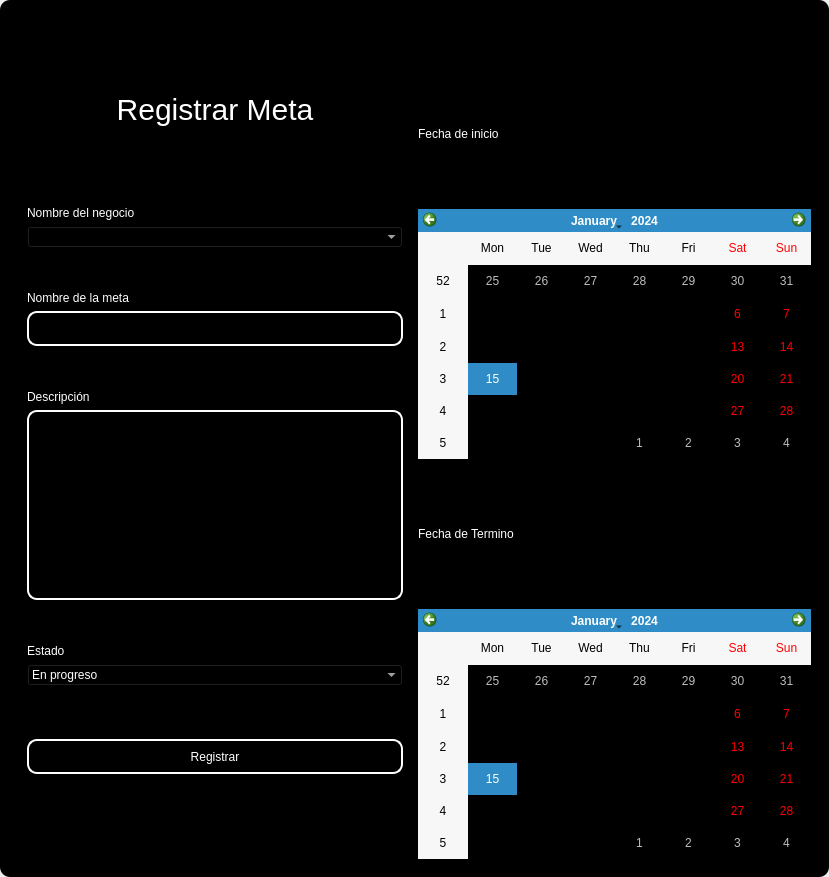
<?xml version="1.0" encoding="UTF-8"?>
<ui version="4.0">
 <class>MainWindow</class>
 <widget class="QMainWindow" name="MainWindow">
  <property name="geometry">
   <rect>
    <x>0</x>
    <y>0</y>
    <width>829</width>
    <height>877</height>
   </rect>
  </property>
  <property name="windowTitle">
   <string>MainWindow</string>
  </property>
  <property name="styleSheet">
   <string notr="true"/>
  </property>
  <widget class="QWidget" name="centralwidget">
   <property name="styleSheet">
    <string notr="true"/>
   </property>
   <layout class="QVBoxLayout" name="verticalLayout">
    <property name="spacing">
     <number>0</number>
    </property>
    <property name="leftMargin">
     <number>0</number>
    </property>
    <property name="topMargin">
     <number>0</number>
    </property>
    <property name="rightMargin">
     <number>0</number>
    </property>
    <property name="bottomMargin">
     <number>0</number>
    </property>
    <item>
     <widget class="QFrame" name="frame">
      <property name="enabled">
       <bool>true</bool>
      </property>
      <property name="styleSheet">
       <string notr="true">QFrame {
	border-radius:10px;
	background-color: rgb(0, 0, 0);
 }
</string>
      </property>
      <property name="frameShape">
       <enum>QFrame::StyledPanel</enum>
      </property>
      <property name="frameShadow">
       <enum>QFrame::Raised</enum>
      </property>
      <layout class="QVBoxLayout" name="verticalLayout_2">
       <item>
        <widget class="QFrame" name="frame_superior">
         <property name="minimumSize">
          <size>
           <width>0</width>
           <height>40</height>
          </size>
         </property>
         <property name="maximumSize">
          <size>
           <width>16777215</width>
           <height>40</height>
          </size>
         </property>
         <property name="styleSheet">
          <string notr="true">QPushButton{
border-radius:18px;
}

QPushButton:hover{
	background-color: rgb(0, 0, 0);
}
</string>
         </property>
         <property name="frameShape">
          <enum>QFrame::StyledPanel</enum>
         </property>
         <property name="frameShadow">
          <enum>QFrame::Raised</enum>
         </property>
         <layout class="QHBoxLayout" name="horizontalLayout_3">
          <property name="spacing">
           <number>4</number>
          </property>
          <property name="leftMargin">
           <number>0</number>
          </property>
          <property name="topMargin">
           <number>0</number>
          </property>
          <property name="rightMargin">
           <number>0</number>
          </property>
          <property name="bottomMargin">
           <number>0</number>
          </property>
          <item>
           <widget class="QPushButton" name="btn_icon">
            <property name="text">
             <string/>
            </property>
            <property name="iconSize">
             <size>
              <width>40</width>
              <height>40</height>
             </size>
            </property>
           </widget>
          </item>
          <item>
           <spacer name="horizontalSpacer_2">
            <property name="orientation">
             <enum>Qt::Horizontal</enum>
            </property>
            <property name="sizeHint" stdset="0">
             <size>
              <width>443</width>
              <height>20</height>
             </size>
            </property>
           </spacer>
          </item>
          <item>
           <widget class="QPushButton" name="bt_minimizar">
            <property name="minimumSize">
             <size>
              <width>38</width>
              <height>38</height>
             </size>
            </property>
            <property name="maximumSize">
             <size>
              <width>38</width>
              <height>38</height>
             </size>
            </property>
            <property name="cursor">
             <cursorShape>PointingHandCursor</cursorShape>
            </property>
            <property name="text">
             <string/>
            </property>
            <property name="icon">
             <iconset>
              <normaloff>image/minus.svg</normaloff>image/minus.svg</iconset>
            </property>
            <property name="iconSize">
             <size>
              <width>38</width>
              <height>38</height>
             </size>
            </property>
           </widget>
          </item>
          <item>
           <widget class="QPushButton" name="bt_maximizar">
            <property name="minimumSize">
             <size>
              <width>38</width>
              <height>38</height>
             </size>
            </property>
            <property name="maximumSize">
             <size>
              <width>38</width>
              <height>38</height>
             </size>
            </property>
            <property name="cursor">
             <cursorShape>PointingHandCursor</cursorShape>
            </property>
            <property name="text">
             <string/>
            </property>
            <property name="icon">
             <iconset>
              <normaloff>image/chevron-up.svg</normaloff>image/chevron-up.svg</iconset>
            </property>
            <property name="iconSize">
             <size>
              <width>38</width>
              <height>38</height>
             </size>
            </property>
           </widget>
          </item>
          <item>
           <widget class="QPushButton" name="bt_restaurar">
            <property name="minimumSize">
             <size>
              <width>38</width>
              <height>38</height>
             </size>
            </property>
            <property name="maximumSize">
             <size>
              <width>38</width>
              <height>38</height>
             </size>
            </property>
            <property name="cursor">
             <cursorShape>PointingHandCursor</cursorShape>
            </property>
            <property name="text">
             <string/>
            </property>
            <property name="icon">
             <iconset>
              <normaloff>image/chevron-down.svg</normaloff>image/chevron-down.svg</iconset>
            </property>
            <property name="iconSize">
             <size>
              <width>38</width>
              <height>38</height>
             </size>
            </property>
           </widget>
          </item>
          <item>
           <widget class="QPushButton" name="bt_cerrar">
            <property name="minimumSize">
             <size>
              <width>38</width>
              <height>38</height>
             </size>
            </property>
            <property name="maximumSize">
             <size>
              <width>38</width>
              <height>38</height>
             </size>
            </property>
            <property name="cursor">
             <cursorShape>PointingHandCursor</cursorShape>
            </property>
            <property name="text">
             <string/>
            </property>
            <property name="icon">
             <iconset>
              <normaloff>image/x.svg</normaloff>image/x.svg</iconset>
            </property>
            <property name="iconSize">
             <size>
              <width>38</width>
              <height>38</height>
             </size>
            </property>
           </widget>
          </item>
         </layout>
        </widget>
       </item>
       <item>
        <widget class="QFrame" name="frame_3">
         <property name="styleSheet">
          <string notr="true">QLabel {
	color: rgb(255, 255, 254);
	font: 12pt &quot;Arial&quot;;
	background-color: rgba(0, 0, 0,0);
}

QTextEdit{
background-color: rgba(0, 0, 0,0);
border-radius:10px; 
font: 12pt &quot;Arial&quot;;
color: rgb(255, 255, 254);
border: 2px solid  rgb(255, 255, 255);

}

QTextEdit:hover{
background-color: rgba(0, 0, 0,0);
border-radius:10px; 
font: 12pt &quot;Arial&quot;;
border: 2px solid  rgb(120, 0, 171);
}

QTextEdit:focus{
background-color: rgb(0, 0, 0);
border-radius:10px; 
font: 12pt &quot;Arial&quot;;
border: 2px solid rgb(120, 0, 171);
}

QLineEdit{
background-color: rgba(0, 0, 0,0);
border-radius:10px; 
font: 12pt &quot;Arial&quot;;
color: rgb(255, 255, 254);
border: 2px solid  rgb(255, 255, 255);

}

QLineEdit:hover{
background-color: rgba(0, 0, 0,0);
border-radius:10px; 
font: 12pt &quot;Arial&quot;;
border: 2px solid  rgb(120, 0, 171);
}

QLineEdit:focus{
background-color: rgb(0, 0, 0);
border-radius:10px; 
font: 12pt &quot;Arial&quot;;
border: 2px solid rgb(120, 0, 171);
}

QCheckBox{
	font: 12pt &quot;Arial&quot;;
	color: rgb(255, 255, 255);
}

QCheckBox::indicator {
    width: 18px;
    height:18px;
}

QCheckBox::indicator:unchecked {
   background-image: url(image/square.svg);
}

QCheckBox::indicator:checked {
   background-image: url(image/check-square.svg);
}

QPushButton{
border-radius:10px; 
font: 12pt &quot;Arial&quot;;
color: rgb(255, 255, 254);
border: 2px solid #ffffff;
}

QPushButton:hover{
border-radius:10px; 
font: 12pt &quot;Arial&quot;;
color: rgb(255, 255, 255);
border: 2px solid rgb(120, 0, 171);
	background-color: rgb(120, 0, 171);
}
</string>
         </property>
         <property name="frameShape">
          <enum>QFrame::StyledPanel</enum>
         </property>
         <property name="frameShadow">
          <enum>QFrame::Raised</enum>
         </property>
         <layout class="QHBoxLayout" name="horizontalLayout_4">
          <item>
           <layout class="QVBoxLayout" name="verticalLayout_4">
            <property name="spacing">
             <number>5</number>
            </property>
            <property name="rightMargin">
             <number>0</number>
            </property>
            <property name="bottomMargin">
             <number>0</number>
            </property>
            <item>
             <widget class="QLabel" name="label_3">
              <property name="minimumSize">
               <size>
                <width>100</width>
                <height>50</height>
               </size>
              </property>
              <property name="styleSheet">
               <string notr="true">font-size: 30px;
color: rgb(255, 255, 255);</string>
              </property>
              <property name="text">
               <string>Registrar Meta</string>
              </property>
              <property name="alignment">
               <set>Qt::AlignCenter</set>
              </property>
             </widget>
            </item>
            <item>
             <widget class="QFrame" name="frame_4">
              <property name="maximumSize">
               <size>
                <width>400</width>
                <height>700</height>
               </size>
              </property>
              <property name="styleSheet">
               <string notr="true">QLabel {
	color: rgb(255, 255, 254);
	font: 12pt &quot;Arial&quot;;
	background-color: rgba(0, 0, 0,0);
}

QTextEdit{
background-color: rgba(0, 0, 0,0);
border-radius:10px; 
font: 12pt &quot;Arial&quot;;
color: rgb(255, 255, 254);
border: 2px solid  rgb(255, 255, 255);

}

QTextEdit:hover{
background-color: rgba(0, 0, 0,0);
border-radius:10px; 
font: 12pt &quot;Arial&quot;;
border: 2px solid  rgb(120, 0, 171);
}

QTextEdit:focus{
background-color: rgb(0, 0, 0);
border-radius:10px; 
font: 12pt &quot;Arial&quot;;
border: 2px solid rgb(120, 0, 171);
}

QLineEdit{
background-color: rgba(0, 0, 0,0);
border-radius:10px; 
font: 12pt &quot;Arial&quot;;
color: rgb(255, 255, 254);
border: 2px solid  rgb(255, 255, 255);

}

QLineEdit:hover{
background-color: rgba(0, 0, 0,0);
border-radius:10px; 
font: 12pt &quot;Arial&quot;;
border: 2px solid  rgb(120, 0, 171);
}

QLineEdit:focus{
background-color: rgb(0, 0, 0);
border-radius:10px; 
font: 12pt &quot;Arial&quot;;
border: 2px solid rgb(120, 0, 171);
}

QCheckBox{
	font: 12pt &quot;Arial&quot;;
	color: rgb(255, 255, 255);
}

QCheckBox::indicator {
    width: 18px;
    height:18px;
}

QCheckBox::indicator:unchecked {
   background-image: url(image/square.svg);
}

QCheckBox::indicator:checked {
   background-image: url(image/check-square.svg);
}

QPushButton{
border-radius:10px; 
font: 12pt &quot;Arial&quot;;
color: rgb(255, 255, 254);
border: 2px solid #ffffff;
}

QPushButton:hover{
border-radius:10px; 
font: 12pt &quot;Arial&quot;;
color: rgb(255, 255, 255);
border: 2px solid rgb(120, 0, 171);
	background-color: rgb(120, 0, 171);
}
</string>
              </property>
              <property name="frameShape">
               <enum>QFrame::StyledPanel</enum>
              </property>
              <property name="frameShadow">
               <enum>QFrame::Raised</enum>
              </property>
              <layout class="QVBoxLayout" name="verticalLayout_3">
               <property name="leftMargin">
                <number>9</number>
               </property>
               <property name="topMargin">
                <number>9</number>
               </property>
               <property name="rightMargin">
                <number>9</number>
               </property>
               <property name="bottomMargin">
                <number>9</number>
               </property>
               <item>
                <spacer name="verticalSpacer_3">
                 <property name="orientation">
                  <enum>Qt::Vertical</enum>
                 </property>
                 <property name="sizeHint" stdset="0">
                  <size>
                   <width>20</width>
                   <height>40</height>
                  </size>
                 </property>
                </spacer>
               </item>
               <item>
                <widget class="QLabel" name="label_4">
                 <property name="text">
                  <string>Nombre del negocio</string>
                 </property>
                </widget>
               </item>
               <item>
                <widget class="QComboBox" name="business_combobox">
                 <property name="enabled">
                  <bool>false</bool>
                 </property>
                 <property name="styleSheet">
                  <string notr="true">background-color: rgb(0, 0, 0);
color: rgb(255, 255, 255);</string>
                 </property>
                </widget>
               </item>
               <item>
                <spacer name="verticalSpacer_4">
                 <property name="orientation">
                  <enum>Qt::Vertical</enum>
                 </property>
                 <property name="sizeHint" stdset="0">
                  <size>
                   <width>20</width>
                   <height>40</height>
                  </size>
                 </property>
                </spacer>
               </item>
               <item>
                <widget class="QLabel" name="label_5">
                 <property name="text">
                  <string>Nombre de la meta</string>
                 </property>
                </widget>
               </item>
               <item>
                <widget class="QLineEdit" name="nametxt">
                 <property name="minimumSize">
                  <size>
                   <width>0</width>
                   <height>35</height>
                  </size>
                 </property>
                 <property name="maximumSize">
                  <size>
                   <width>16777215</width>
                   <height>16777215</height>
                  </size>
                 </property>
                 <property name="echoMode">
                  <enum>QLineEdit::Normal</enum>
                 </property>
                </widget>
               </item>
               <item>
                <spacer name="verticalSpacer_5">
                 <property name="orientation">
                  <enum>Qt::Vertical</enum>
                 </property>
                 <property name="sizeHint" stdset="0">
                  <size>
                   <width>20</width>
                   <height>40</height>
                  </size>
                 </property>
                </spacer>
               </item>
               <item>
                <widget class="QLabel" name="label">
                 <property name="text">
                  <string>Descripción</string>
                 </property>
                </widget>
               </item>
               <item>
                <widget class="QTextEdit" name="descriptiontxt"/>
               </item>
               <item>
                <spacer name="verticalSpacer_6">
                 <property name="orientation">
                  <enum>Qt::Vertical</enum>
                 </property>
                 <property name="sizeHint" stdset="0">
                  <size>
                   <width>20</width>
                   <height>40</height>
                  </size>
                 </property>
                </spacer>
               </item>
               <item>
                <widget class="QLabel" name="label_6">
                 <property name="text">
                  <string>Estado</string>
                 </property>
                </widget>
               </item>
               <item>
                <widget class="QComboBox" name="status_combobox">
                 <property name="styleSheet">
                  <string notr="true">background-color: rgb(0, 0, 0);
color: rgb(255, 255, 255);</string>
                 </property>
                 <item>
                  <property name="text">
                   <string>En progreso</string>
                  </property>
                 </item>
                 <item>
                  <property name="text">
                   <string>Planificada</string>
                  </property>
                 </item>
                 <item>
                  <property name="text">
                   <string>Completada</string>
                  </property>
                 </item>
                </widget>
               </item>
               <item>
                <spacer name="verticalSpacer_9">
                 <property name="orientation">
                  <enum>Qt::Vertical</enum>
                 </property>
                 <property name="sizeHint" stdset="0">
                  <size>
                   <width>20</width>
                   <height>50</height>
                  </size>
                 </property>
                </spacer>
               </item>
               <item>
                <widget class="QPushButton" name="btn_add">
                 <property name="minimumSize">
                  <size>
                   <width>0</width>
                   <height>35</height>
                  </size>
                 </property>
                 <property name="cursor">
                  <cursorShape>PointingHandCursor</cursorShape>
                 </property>
                 <property name="text">
                  <string>Registrar</string>
                 </property>
                </widget>
               </item>
               <item>
                <spacer name="verticalSpacer_7">
                 <property name="orientation">
                  <enum>Qt::Vertical</enum>
                 </property>
                 <property name="sizeHint" stdset="0">
                  <size>
                   <width>20</width>
                   <height>40</height>
                  </size>
                 </property>
                </spacer>
               </item>
               <item>
                <spacer name="verticalSpacer_8">
                 <property name="orientation">
                  <enum>Qt::Vertical</enum>
                 </property>
                 <property name="sizeHint" stdset="0">
                  <size>
                   <width>20</width>
                   <height>40</height>
                  </size>
                 </property>
                </spacer>
               </item>
              </layout>
             </widget>
            </item>
           </layout>
          </item>
          <item>
           <layout class="QVBoxLayout" name="verticalLayout_5">
            <property name="rightMargin">
             <number>0</number>
            </property>
            <item>
             <widget class="QLabel" name="label_2">
              <property name="text">
               <string>Fecha de inicio</string>
              </property>
             </widget>
            </item>
            <item>
             <widget class="QCalendarWidget" name="start_datetxt">
              <property name="minimumSize">
               <size>
                <width>0</width>
                <height>10</height>
               </size>
              </property>
              <property name="maximumSize">
               <size>
                <width>16777215</width>
                <height>250</height>
               </size>
              </property>
              <property name="styleSheet">
               <string notr="true">/* calendar_style.qss */

QCalendarWidget QAbstractItemView {
    selection-background-color: #ff9800; /* Color de fondo de la selección */
    background-color: #ffffff; /* Color de fondo */
    color: #000000; /* Color del texto */
    gridline-color: #e0e0e0; /* Color de las líneas de la cuadrícula */
}

QCalendarWidget QWidget#qt_calendar_navigationbar {
    background-color: #3f51b5; /* Color de fondo de la barra de navegación */
    color: #ffffff; /* Color del texto de la barra de navegación */
}



    background-color: #5c6bc0; /* Color de fondo de los botones al</string>
              </property>
             </widget>
            </item>
            <item>
             <widget class="QLabel" name="label_7">
              <property name="text">
               <string>Fecha de Termino</string>
              </property>
             </widget>
            </item>
            <item>
             <widget class="QCalendarWidget" name="end_datetxt">
              <property name="minimumSize">
               <size>
                <width>0</width>
                <height>25</height>
               </size>
              </property>
              <property name="maximumSize">
               <size>
                <width>16777215</width>
                <height>250</height>
               </size>
              </property>
              <property name="styleSheet">
               <string notr="true">/* calendar_style.qss */

QCalendarWidget QAbstractItemView {
    selection-background-color: #ff9800; /* Color de fondo de la selección */
    background-color: #ffffff; /* Color de fondo */
    color: #000000; /* Color del texto */
    gridline-color: #e0e0e0; /* Color de las líneas de la cuadrícula */
}

QCalendarWidget QWidget#qt_calendar_navigationbar {
    background-color: #3f51b5; /* Color de fondo de la barra de navegación */
    color: #ffffff; /* Color del texto de la barra de navegación */
}



    background-color: #5c6bc0; /* Color de fondo de los botones al</string>
              </property>
             </widget>
            </item>
           </layout>
          </item>
         </layout>
        </widget>
       </item>
      </layout>
     </widget>
    </item>
   </layout>
  </widget>
 </widget>
 <resources/>
 <connections/>
</ui>
